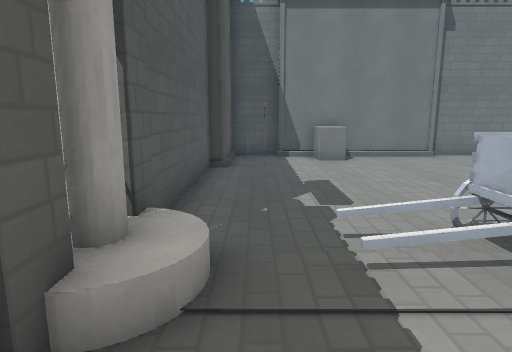
view 1 (above)

15 first-person views from a walk through a 3-D level made in the Godot game engine. The camera is 1.2 m above the floor, tilts 10° down and sees 75° across. The floor is counted in squares, 1 m on a side. Each view is taken from the middle of a square. On the plan, view 1 faces up. The plan holds only what a view shows up to about 14 squares ahead; the rest is blank. The place goes on beyond the plan. Surface patterns are stand-ins for the level's own textures.

view 2
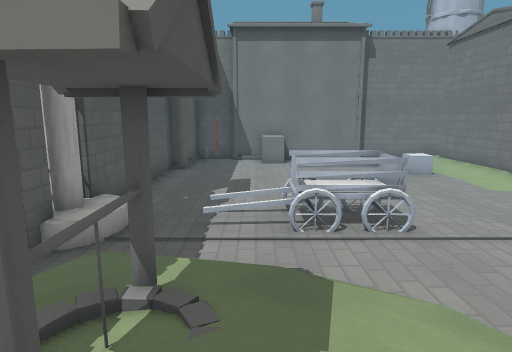

view 3
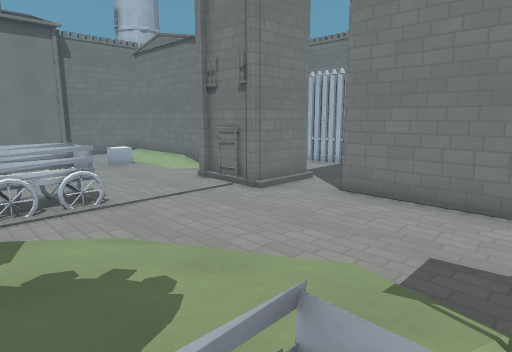

view 4
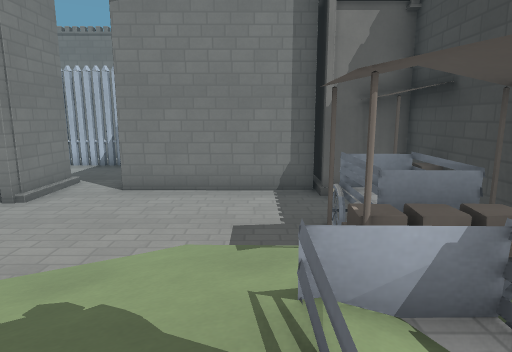

view 5
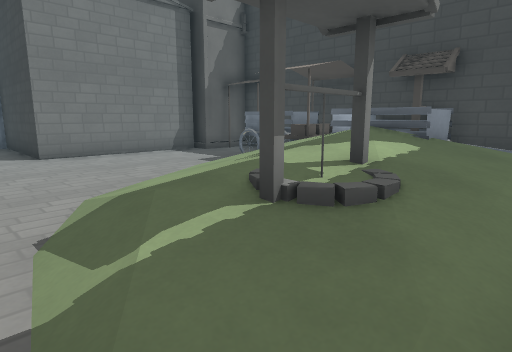

view 6
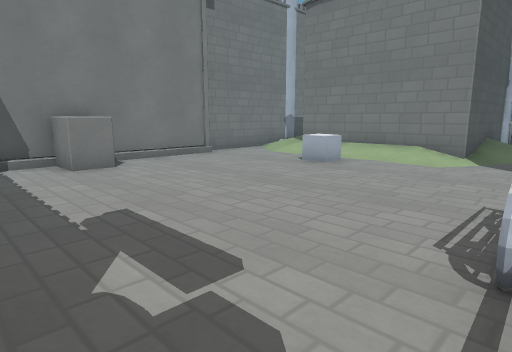

view 7
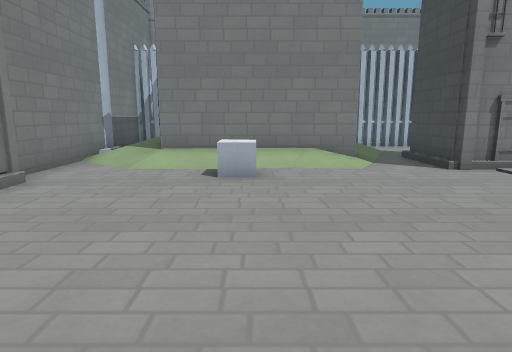

view 8
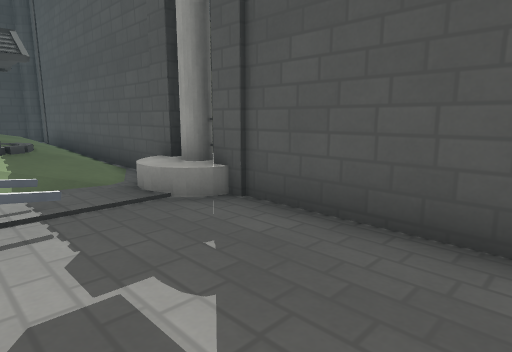

view 9
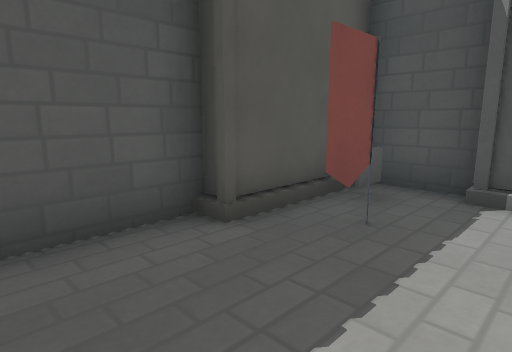

view 10
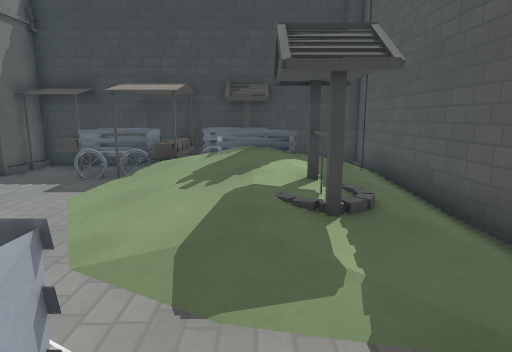

view 11
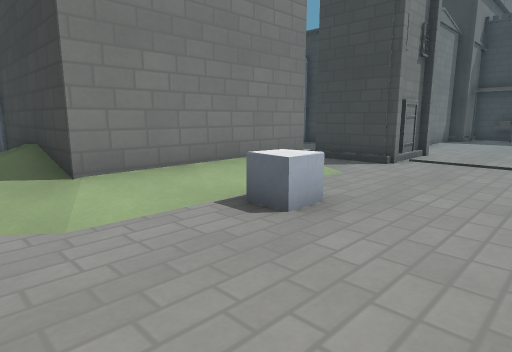

view 12
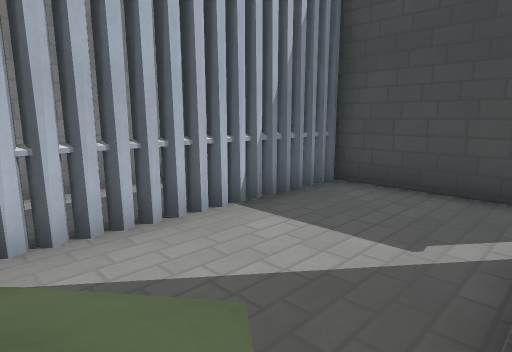

view 13
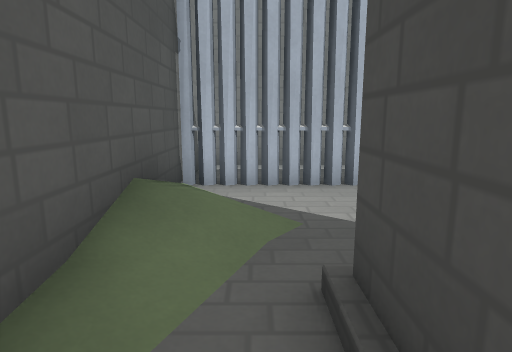

view 14
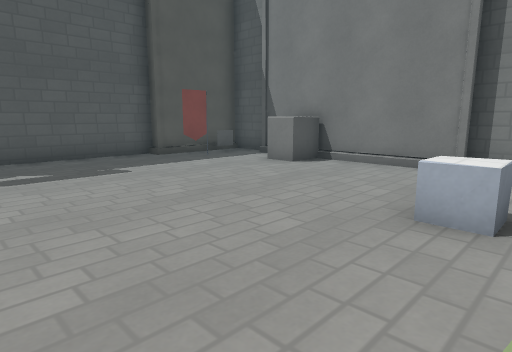

view 15
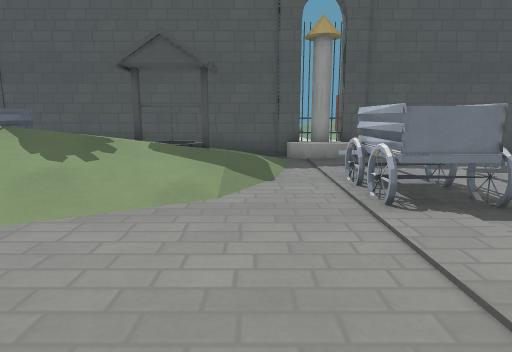

### Floor plan
Key: @ floor where view 1 was taken; # wall or solid block; . main floor; : floor 0.5 m higher than the main floor; + floor 0.75 m higher than the main floor; / step, stairs or slope; = window, fence, low wall or low ledge; ^ raised ledge; C column.
Columns run from 2 left of view 1 to 15 right of it. Each row starts with its distance up from view 1.
 14  #################
 13  #...^......//   #
 12  #...^.....//////#
 11 ##........./######
 10 #.........^/#
  9 #.........^/#
  8 #...........#
  7 #........../######
  6 #.........../////#
  5 #.............//.#
  4 #..//^=#...###...#
  3 CC.//^=#...###...#
  2 #/.........###...#
  1 #/////...........#
  0 #/@/://..........#
 -1 #//#://.....######
 -2 #//#+///....#
 -3 #///+///....#
 -4 #///////....#
 -5 #//=/=#//...#
 -6 #/ //=####..#
 -7 #.//######=##
 -8 ######   ####

Positions as (right, up) in squares from view 1, and headings:
1: (0, 0), facing up
2: (2, -3), facing up
3: (2, -5), facing up-right
4: (1, -4), facing right
5: (-1, 2), facing down-right
6: (0, 4), facing up-right
7: (1, 9), facing right
8: (2, 8), facing down-left
9: (2, 8), facing up-left
10: (2, 4), facing down
11: (5, 13), facing down-right
12: (11, 6), facing down-right
13: (9, 5), facing right
14: (9, 5), facing up-left
15: (9, 1), facing left
